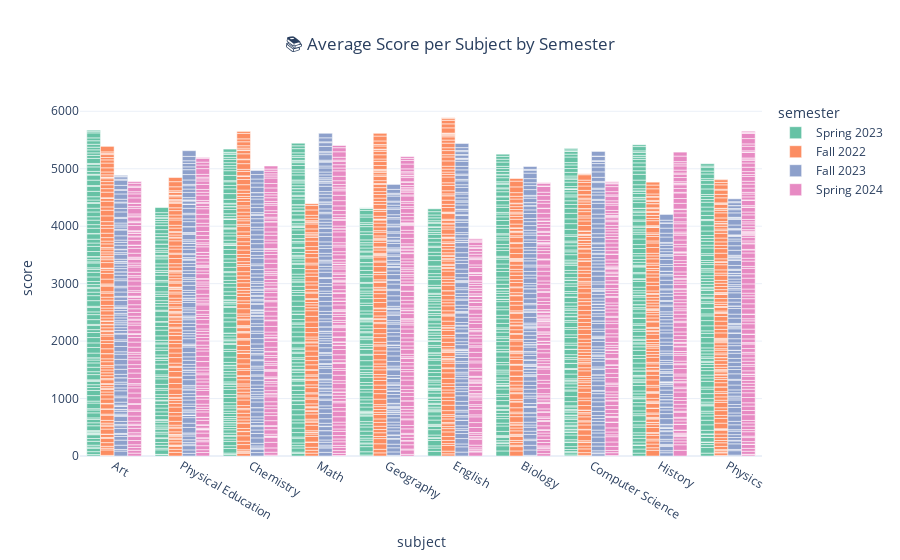

The notebook cell saved with this chart:
### Code cell
import plotly.express as px

fig = px.bar(
    df, 
    x="subject", 
    y="score", 
    color="semester", 
    barmode="group",
    title="📚 Average Score per Subject by Semester",
    color_discrete_sequence=px.colors.qualitative.Set2
)
fig.update_layout(template="plotly_white", title_x=0.5)
fig.show()

### Figure 1 — Plotly figure (JSON) as saved in the notebook; plotly's stock layout.template omitted (floating-point values rounded to 4 significant figures; data arrays with more than 128 entries replaced by an {"elided": "..."} marker saying what was removed)
{"data": [{"alignmentgroup": "True", "hovertemplate": "semester=Spring 2023<br>subject=%{x}<br>score=%{y}<extra></extra>", "legendgroup": "Spring 2023", "marker": {"color": "rgb(102,194,165)", "pattern": {"shape": ""}}, "name": "Spring 2023", "offsetgroup": "Spring 2023", "orientation": "v", "showlegend": true, "textposition": "auto", "type": "bar", "x": {"elided": "1002 str values"}, "xaxis": "x", "y": {"elided": "1002 float values"}, "yaxis": "y"}, {"alignmentgroup": "True", "hovertemplate": "semester=Fall 2022<br>subject=%{x}<br>score=%{y}<extra></extra>", "legendgroup": "Fall 2022", "marker": {"color": "rgb(252,141,98)", "pattern": {"shape": ""}}, "name": "Fall 2022", "offsetgroup": "Fall 2022", "orientation": "v", "showlegend": true, "textposition": "auto", "type": "bar", "x": {"elided": "1021 str values"}, "xaxis": "x", "y": {"elided": "1021 float values"}, "yaxis": "y"}, {"alignmentgroup": "True", "hovertemplate": "semester=Fall 2023<br>subject=%{x}<br>score=%{y}<extra></extra>", "legendgroup": "Fall 2023", "marker": {"color": "rgb(141,160,203)", "pattern": {"shape": ""}}, "name": "Fall 2023", "offsetgroup": "Fall 2023", "orientation": "v", "showlegend": true, "textposition": "auto", "type": "bar", "x": {"elided": "997 str values"}, "xaxis": "x", "y": {"elided": "997 float values"}, "yaxis": "y"}, {"alignmentgroup": "True", "hovertemplate": "semester=Spring 2024<br>subject=%{x}<br>score=%{y}<extra></extra>", "legendgroup": "Spring 2024", "marker": {"color": "rgb(231,138,195)", "pattern": {"shape": ""}}, "name": "Spring 2024", "offsetgroup": "Spring 2024", "orientation": "v", "showlegend": true, "textposition": "auto", "type": "bar", "x": {"elided": "990 str values"}, "xaxis": "x", "y": {"elided": "990 float values"}, "yaxis": "y"}], "layout": {"barmode": "group", "legend": {"title": {"text": "semester"}, "tracegroupgap": 0}, "title": {"text": "📚 Average Score per Subject by Semester", "x": 0.5}, "xaxis": {"anchor": "y", "domain": [0, 1], "title": {"text": "subject"}}, "yaxis": {"anchor": "x", "domain": [0, 1], "title": {"text": "score"}}}}
